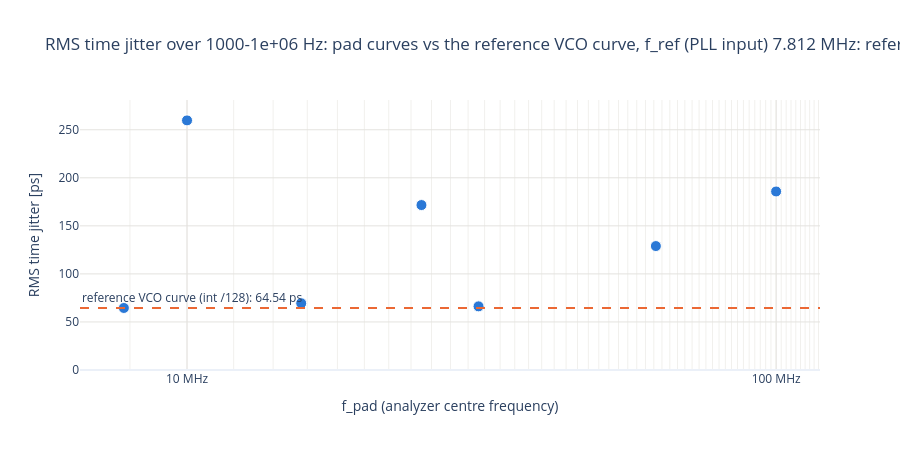

Here is the notebook cell this chart was saved with:
### Code cell
# RMS jitter over the common band from the full curves. The time jitter from a divider's pad curve and from its own
# VCO-referred curve (L + 20 log10 N, integrated at N x f_pad) are identical by construction; the real check is each
# divider against one reference VCO curve: the divider with the lowest f_pad (least excess close-in noise). An ideal
# divider keeps the time jitter, so every pad should show the reference time jitter; excess = quadrature difference.
import sys

sys.path.insert(0, str(PLL_DIR.parents[1]))  # repo root
from sw.lib.pll_util import integrate_phase_noise

lo, hi = (float(x) for x in ok["common_band"].iloc[0].split("-"))


def band_curve(divider):
    """(offsets, L on the pad) of the divider's full curve inside the common band."""
    lt = traces[(traces["divider"] == divider) & (traces["kind"] == "L_trace")]
    lt = lt[(lt["freq"] >= lo) & (lt["freq"] <= hi)].sort_values("freq")
    return lt["freq"].to_numpy(), lt["level_dbm"].to_numpy()


ref = ok.loc[ok["f_out_meas"].idxmin()]
o_ref, l_ref = band_curve(ref["divider"])
t_ref, phi_ref = integrate_phase_noise(ref["f_out_meas"] * ref["total_div"], o_ref,
                                       l_ref + 20 * np.log10(ref["total_div"]))  # VCO-referred reference

rows = []
for r in ok.itertuples():
    o, l = band_curve(r.divider)
    if len(o) < 2:
        continue
    t_pad, phi_pad = integrate_phase_noise(r.f_out_meas, o, l)
    t_vco, phi_vco = integrate_phase_noise(r.f_out_meas * r.total_div, o, l + 20 * np.log10(r.total_div))
    rows.append({"divider": r.divider, "N": r.total_div, "f_pad [MHz]": r.f_out_meas / 1e6,
                 "jitter pad curve [ps]": t_pad * 1e12, "jitter own VCO curve [ps]": t_vco * 1e12,
                 "jitter reference VCO curve [ps]": t_ref * 1e12,
                 "excess over reference [ps]": np.sqrt(max(t_pad ** 2 - t_ref ** 2, 0)) * 1e12,
                 "phase jitter pad [mrad]": phi_pad * 1e3, "phase jitter VCO [mrad]": phi_vco * 1e3,
                 "phase jitter pad from reference [mrad]": phi_ref / r.total_div * 1e3})
jit = pd.DataFrame(rows).sort_values("f_pad [MHz]").reset_index(drop=True)

fig = go.Figure()
fig.add_scatter(x=jit["f_pad [MHz]"], y=jit["jitter pad curve [ps]"], mode="markers", name="from the pad curve",
                marker=dict(size=11, color="#2a78d6", line=dict(color="white", width=1)), customdata=jit[["divider"]],
                hovertemplate="%{customdata[0]}: f_pad %{x:.4g} MHz, %{y:.2f} ps<extra></extra>")
fig.add_hline(y=t_ref * 1e12, line=dict(color="#eb6834", dash="dash"),
              annotation_text=f"reference VCO curve ({ref['divider']}): {t_ref * 1e12:.2f} ps",
              annotation_position="top left")
fig.update_layout(title=f"RMS time jitter over {lo:g}-{hi:g} Hz: pad curves vs the reference VCO curve, {REF_TXT}",
                  template="plotly_white", height=450, legend=dict(orientation="h", y=-0.25))
fig.update_xaxes(title="f_pad (analyzer centre frequency)", gridcolor=GRID, **FREQ_AXIS)
fig.update_yaxes(title="RMS time jitter [ps]", gridcolor=GRID, rangemode="tozero")
save(fig, "jitter_pad_vs_vco")
jit.round(3)

### Figure 1 — Plotly figure (JSON) as saved in the notebook; plotly's stock layout.template omitted (floating-point values rounded to 4 significant figures)
{"data": [{"customdata": [["int /128"], ["ext /1 x /100"], ["int /64"], ["ext /4 x /10"], ["int /32"], ["int /16"], ["ext /1 x /10"]], "hovertemplate": "%{customdata[0]}: f_pad %{x:.4g} MHz, %{y:.2f} ps<extra></extra>", "marker": {"color": "#2a78d6", "line": {"color": "white", "width": 1}, "size": 11}, "mode": "markers", "name": "from the pad curve", "type": "scatter", "x": [7.812, 10.0, 15.62, 25.0, 31.25, 62.5, 100.0], "y": [64.54, 259.8, 69.46, 171.6, 66.21, 129.0, 185.8]}], "layout": {"annotations": [{"showarrow": false, "text": "reference VCO curve (int /128): 64.54 ps", "x": 0, "xanchor": "left", "xref": "x domain", "y": 64.54, "yanchor": "bottom", "yref": "y"}], "height": 450, "legend": {"orientation": "h", "y": -0.25}, "shapes": [{"line": {"color": "#eb6834", "dash": "dash"}, "type": "line", "x0": 0, "x1": 1, "xref": "x domain", "y0": 64.54, "y1": 64.54, "yref": "y"}], "title": {"text": "RMS time jitter over 1000-1e+06 Hz: pad curves vs the reference VCO curve, f_ref (PLL input) 7.812 MHz: reference spurs at k x f_ref"}, "xaxis": {"gridcolor": "#e4e3df", "minor": {"gridcolor": "#f1f0ed", "showgrid": true}, "ticktext": ["1 MHz", "10 MHz", "100 MHz", "1 GHz"], "tickvals": [1, 10, 100, 1000], "title": {"text": "f_pad (analyzer centre frequency)"}, "type": "log"}, "yaxis": {"gridcolor": "#e4e3df", "rangemode": "tozero", "title": {"text": "RMS time jitter [ps]"}}}}
